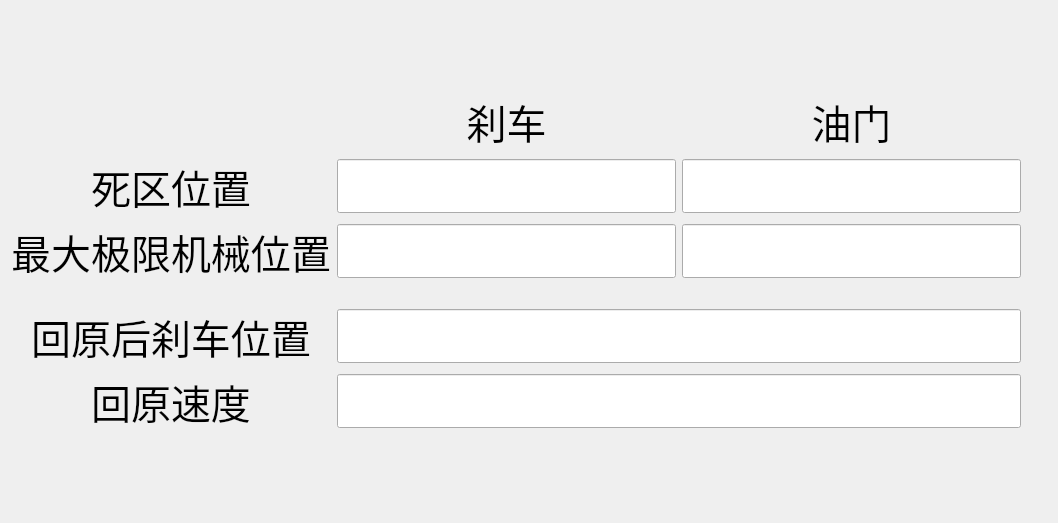
<?xml version="1.0" encoding="UTF-8"?>
<ui version="4.0">
 <class>SettingWidgetPedalRobotDeathZone</class>
 <widget class="QWidget" name="SettingWidgetPedalRobotDeathZone">
  <property name="geometry">
   <rect>
    <x>0</x>
    <y>0</y>
    <width>1058</width>
    <height>523</height>
   </rect>
  </property>
  <property name="windowTitle">
   <string>Form</string>
  </property>
  <layout class="QVBoxLayout" name="verticalLayout_2">
   <item>
    <layout class="QVBoxLayout" name="verticalLayout">
     <item>
      <spacer name="verticalSpacer_2">
       <property name="orientation">
        <enum>Qt::Vertical</enum>
       </property>
       <property name="sizeHint" stdset="0">
        <size>
         <width>20</width>
         <height>40</height>
        </size>
       </property>
      </spacer>
     </item>
     <item>
      <layout class="QHBoxLayout" name="horizontalLayout">
       <item>
        <layout class="QGridLayout" name="gridLayout">
         <item row="2" column="0">
          <widget class="QLabel" name="label_3">
           <property name="sizePolicy">
            <sizepolicy hsizetype="Preferred" vsizetype="Preferred">
             <horstretch>0</horstretch>
             <verstretch>0</verstretch>
            </sizepolicy>
           </property>
           <property name="font">
            <font>
             <pointsize>30</pointsize>
            </font>
           </property>
           <property name="text">
            <string>死区位置</string>
           </property>
           <property name="alignment">
            <set>Qt::AlignCenter</set>
           </property>
          </widget>
         </item>
         <item row="0" column="2">
          <widget class="QLabel" name="label_7">
           <property name="font">
            <font>
             <pointsize>30</pointsize>
            </font>
           </property>
           <property name="text">
            <string>油门</string>
           </property>
           <property name="alignment">
            <set>Qt::AlignCenter</set>
           </property>
          </widget>
         </item>
         <item row="2" column="1">
          <widget class="QLineEdit" name="lineEdit_brakeDeathOpenValue">
           <property name="sizePolicy">
            <sizepolicy hsizetype="Fixed" vsizetype="Fixed">
             <horstretch>0</horstretch>
             <verstretch>0</verstretch>
            </sizepolicy>
           </property>
           <property name="minimumSize">
            <size>
             <width>200</width>
             <height>0</height>
            </size>
           </property>
           <property name="font">
            <font>
             <pointsize>30</pointsize>
            </font>
           </property>
           <property name="alignment">
            <set>Qt::AlignCenter</set>
           </property>
          </widget>
         </item>
         <item row="3" column="2">
          <widget class="QLineEdit" name="lineEdit_accPositionLimit">
           <property name="sizePolicy">
            <sizepolicy hsizetype="Fixed" vsizetype="Fixed">
             <horstretch>0</horstretch>
             <verstretch>0</verstretch>
            </sizepolicy>
           </property>
           <property name="minimumSize">
            <size>
             <width>200</width>
             <height>0</height>
            </size>
           </property>
           <property name="font">
            <font>
             <pointsize>30</pointsize>
            </font>
           </property>
           <property name="alignment">
            <set>Qt::AlignCenter</set>
           </property>
          </widget>
         </item>
         <item row="2" column="2">
          <widget class="QLineEdit" name="lineEdit_accDeathOpenValue">
           <property name="sizePolicy">
            <sizepolicy hsizetype="Fixed" vsizetype="Fixed">
             <horstretch>0</horstretch>
             <verstretch>0</verstretch>
            </sizepolicy>
           </property>
           <property name="minimumSize">
            <size>
             <width>200</width>
             <height>0</height>
            </size>
           </property>
           <property name="font">
            <font>
             <pointsize>30</pointsize>
            </font>
           </property>
           <property name="alignment">
            <set>Qt::AlignCenter</set>
           </property>
          </widget>
         </item>
         <item row="5" column="0">
          <widget class="QLabel" name="label_2">
           <property name="font">
            <font>
             <pointsize>30</pointsize>
            </font>
           </property>
           <property name="text">
            <string>回原后刹车位置</string>
           </property>
           <property name="alignment">
            <set>Qt::AlignCenter</set>
           </property>
          </widget>
         </item>
         <item row="6" column="0">
          <widget class="QLabel" name="label_5">
           <property name="font">
            <font>
             <pointsize>30</pointsize>
            </font>
           </property>
           <property name="text">
            <string>回原速度</string>
           </property>
           <property name="alignment">
            <set>Qt::AlignCenter</set>
           </property>
          </widget>
         </item>
         <item row="3" column="1">
          <widget class="QLineEdit" name="lineEdit_brakePositionLimit">
           <property name="sizePolicy">
            <sizepolicy hsizetype="Fixed" vsizetype="Fixed">
             <horstretch>0</horstretch>
             <verstretch>0</verstretch>
            </sizepolicy>
           </property>
           <property name="minimumSize">
            <size>
             <width>200</width>
             <height>0</height>
            </size>
           </property>
           <property name="font">
            <font>
             <pointsize>30</pointsize>
            </font>
           </property>
           <property name="alignment">
            <set>Qt::AlignCenter</set>
           </property>
          </widget>
         </item>
         <item row="0" column="1">
          <widget class="QLabel" name="label_6">
           <property name="font">
            <font>
             <pointsize>30</pointsize>
            </font>
           </property>
           <property name="text">
            <string>刹车</string>
           </property>
           <property name="alignment">
            <set>Qt::AlignCenter</set>
           </property>
          </widget>
         </item>
         <item row="3" column="0">
          <widget class="QLabel" name="label">
           <property name="sizePolicy">
            <sizepolicy hsizetype="Preferred" vsizetype="Preferred">
             <horstretch>0</horstretch>
             <verstretch>0</verstretch>
            </sizepolicy>
           </property>
           <property name="font">
            <font>
             <pointsize>30</pointsize>
            </font>
           </property>
           <property name="text">
            <string>最大极限机械位置</string>
           </property>
           <property name="alignment">
            <set>Qt::AlignCenter</set>
           </property>
          </widget>
         </item>
         <item row="4" column="0">
          <widget class="QLabel" name="label_4">
           <property name="text">
            <string/>
           </property>
          </widget>
         </item>
         <item row="5" column="1" colspan="2">
          <widget class="QLineEdit" name="lineEdit_brakeThetaAfterGoHome">
           <property name="font">
            <font>
             <pointsize>30</pointsize>
            </font>
           </property>
           <property name="alignment">
            <set>Qt::AlignCenter</set>
           </property>
          </widget>
         </item>
         <item row="6" column="1" colspan="2">
          <widget class="QLineEdit" name="lineEdit_translatespeed">
           <property name="font">
            <font>
             <pointsize>30</pointsize>
            </font>
           </property>
           <property name="alignment">
            <set>Qt::AlignCenter</set>
           </property>
          </widget>
         </item>
        </layout>
       </item>
       <item>
        <spacer name="horizontalSpacer">
         <property name="orientation">
          <enum>Qt::Horizontal</enum>
         </property>
         <property name="sizeHint" stdset="0">
          <size>
           <width>40</width>
           <height>20</height>
          </size>
         </property>
        </spacer>
       </item>
      </layout>
     </item>
     <item>
      <spacer name="verticalSpacer">
       <property name="orientation">
        <enum>Qt::Vertical</enum>
       </property>
       <property name="sizeHint" stdset="0">
        <size>
         <width>20</width>
         <height>40</height>
        </size>
       </property>
      </spacer>
     </item>
    </layout>
   </item>
  </layout>
 </widget>
 <tabstops>
  <tabstop>lineEdit_brakeDeathOpenValue</tabstop>
  <tabstop>lineEdit_accDeathOpenValue</tabstop>
  <tabstop>lineEdit_brakePositionLimit</tabstop>
  <tabstop>lineEdit_accPositionLimit</tabstop>
 </tabstops>
 <resources/>
 <connections/>
</ui>
